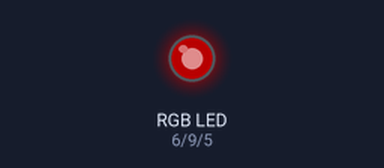
A sketch run on a simulated Arduino Uno, built with avr-gcc and run on an emulated ATmega328P. On the bench: an RGB LED mixed from three pins (HIGH = lit). Dim RGB values are drawn brighter than linear.

Above: at 0.7 s.
At 1.6 s:
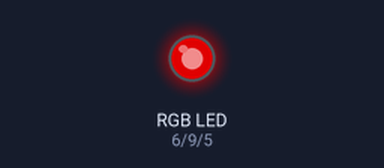
At 2.5 s:
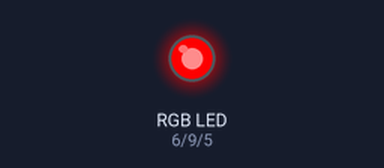
At 4.3 s:
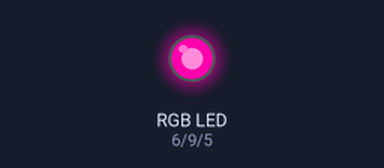
At 7.7 s:
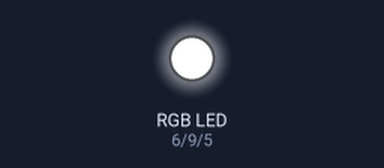
At 15.3 s:
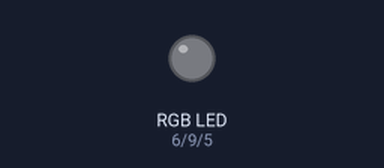
Timing chart, 0 to 16.8 s (numbered marks = the images above):
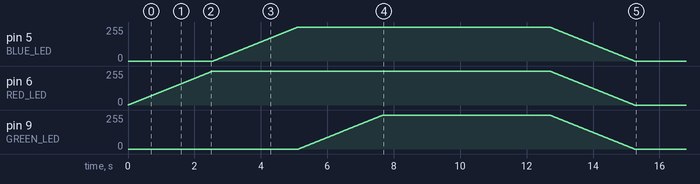

The sketch:

000-non-addressable-led-exp-00.ino
```cpp
// pins to use to control the MOSFETs
#define RED_LED 6
#define GREEN_LED 9
#define BLUE_LED 5

// overall brightness
int brightness = 255;
// each color's brightness
int rBright = 0;
int gBright = 0;
int bBright = 0;
// how fast the fading will happen
int fadeSpeed = 10;

void setup() {
   pinMode(GREEN_LED, OUTPUT);
   pinMode(RED_LED, OUTPUT);
   pinMode(BLUE_LED, OUTPUT);
   TurnOn();
   delay(5000);
   TurnOff();
}

void TurnOn() {
   for (int i = 0; i < 256; i++) {
       analogWrite(RED_LED, rBright);
       rBright +=1;
       delay(fadeSpeed);
   }

   for (int i = 0; i < 256; i++) {
       analogWrite(BLUE_LED, bBright);
       bBright += 1;
       delay(fadeSpeed);
   }
   for (int i = 0; i < 256; i++) {
       analogWrite(GREEN_LED, gBright);
       gBright +=1;
       delay(fadeSpeed);
   }
}

void TurnOff() {
   for (int i = 0; i < 256; i++) {
       analogWrite(GREEN_LED, brightness);
       analogWrite(RED_LED, brightness);
       analogWrite(BLUE_LED, brightness);

       brightness -= 1;
       delay(fadeSpeed);
   }
}

void loop() {

}
```
